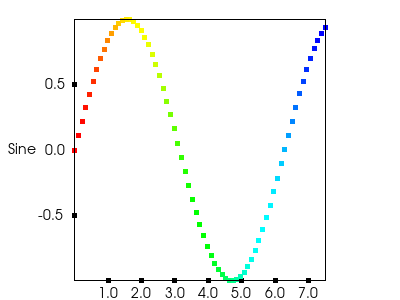

Python code for this plot:
#!/usr/bin/env python
# Demonstrate interactive 3D chart with rotate, spin, zoom, pan, and color mapping.

import math

import vtkmodules.vtkInteractionStyle  # noqa: F401
import vtkmodules.vtkRenderingContextOpenGL2  # noqa: F401
import vtkmodules.vtkRenderingOpenGL2  # noqa: F401

from vtkmodules.vtkChartsCore import vtkChartXYZ, vtkPlotPoints3D
from vtkmodules.vtkCommonCore import vtkFloatArray
from vtkmodules.vtkCommonDataModel import vtkRectf, vtkTable
from vtkmodules.vtkRenderingContext2D import vtkContextActor
from vtkmodules.vtkRenderingCore import (
    vtkRenderWindow,
    vtkRenderWindowInteractor,
    vtkRenderer,
)

# Create a table with some points in it.
table = vtkTable()
arr_x = vtkFloatArray()
arr_x.SetName("X Axis")
table.AddColumn(arr_x)
arr_c = vtkFloatArray()
arr_c.SetName("Cosine")
table.AddColumn(arr_c)
arr_s = vtkFloatArray()
arr_s.SetName("Sine")
table.AddColumn(arr_s)
arr_color = vtkFloatArray()
arr_color.SetName("Color")
table.AddColumn(arr_color)

num_points = 69
inc = 7.5 / (num_points - 1)
table.SetNumberOfRows(num_points)
for i in range(num_points):
    table.SetValue(i, 0, i * inc)
    table.SetValue(i, 1, math.cos(i * inc))
    table.SetValue(i, 2, math.sin(i * inc))
    table.SetValue(i, 3, i)

# Set up the 3D chart.
chart = vtkChartXYZ()
chart.SetGeometry(vtkRectf(75.0, 20.0, 250, 260))

plot = vtkPlotPoints3D()
plot.SetInputData(table, "X Axis", "Sine", "Cosine", "Color")
chart.AddPlot(plot)

# Context actor and scene wiring.
context_actor = vtkContextActor()
context_actor.GetScene().AddItem(chart)

# Renderer
renderer = vtkRenderer()
renderer.SetBackground(1.0, 1.0, 1.0)
context_actor.GetScene().SetRenderer(renderer)
renderer.AddActor(context_actor)

# Window
render_window = vtkRenderWindow()
render_window.SetSize(400, 300)
render_window.SetMultiSamples(0)
render_window.AddRenderer(renderer)
render_window.SetWindowName("interactive chart xyz")

# Interactor
interactor = vtkRenderWindowInteractor()
interactor.SetRenderWindow(render_window)

interactor.Initialize()
interactor.Start()
